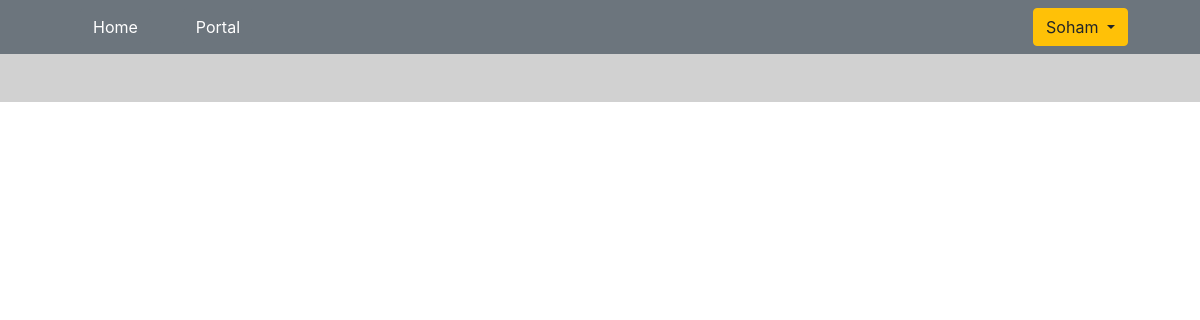
/transaction/ (signed in), run on an earlier commit of the app's database.
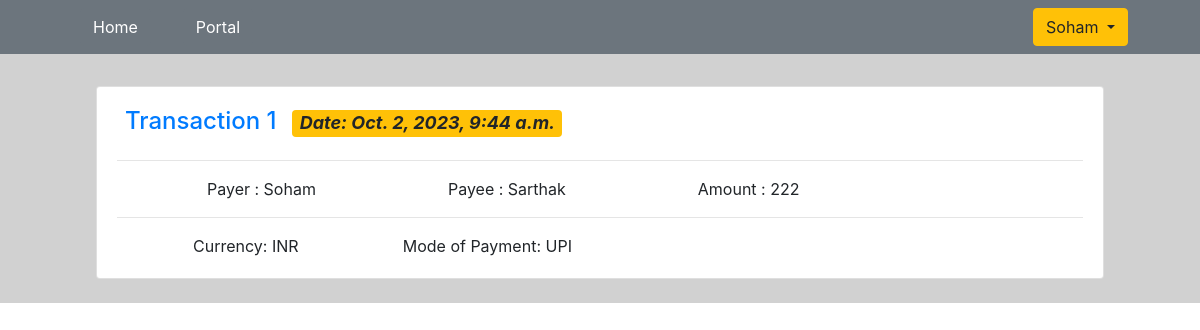
And on a later commit of the database.
### Donation_Portal/models.py (models this page shows)
class Transaction(models.Model):
    sender = models.ForeignKey(User, on_delete=models.CASCADE, related_name='sender')
    reciver = models.ForeignKey(User, on_delete=models.CASCADE, related_name='reciver')
    date = models.DateTimeField(auto_now_add=True)
    amount = models.IntegerField()
    currency = models.CharField(max_length=20)
    mode_of_payment = models.CharField(max_length=20)

### Donation_Portal/views.py (the view)
# urls.py: path('transaction/', views.TransactionView.as_view(), name='transaction'),
@method_decorator(login_required,name='dispatch')
class TransactionView(View):
    def get(self,request):
        trans = Transaction.objects.filter(sender=request.user)
        return render(request,'transaction.html',{'trans':trans,'active':'btn-primary'})

### Donation_Portal/templates/transaction.html (shortened to what this page needs)
{% extends 'base.html' %}
{% load static %}
{% block content %}
<div class="d-flex flex-column justify-content-around  pt-3 pb-3">
        {% for tr in trans  %}
        <div class="card mt-2">
            <div class="card-body">
                <h4 class="fs-19 mb-0">
                <label class="text-primary ml-2 mr-2">Transaction {{forloop.counter}}</label><span class="badge bg-warning ml-2 ms-1"><i>Date: {{tr.date}}</i></span>
                </h4>
            <hr>
            <div class="ml-4 d-flex flex-row justify-content-around w-75">
                <div>Payer : {{tr.sender | capfirst}}</div>
                <div>Payee : {{tr.reciver | capfirst}}</div>
                <div>Amount : {{tr.amount}}</div>
            </div>
            <hr>
            <div class="ml-4 d-flex flex-row justify-content-around w-50">
                <div>Currency: {{tr.currency | upper}}</div>
                <div>Mode of Payment: {{tr.mode_of_payment}}</div>
            </div>
            </div>
        </div>
        {% endfor %}
</div>
{% endblock content %}

### Donation_Portal/templates/base.html (shortened to what this page needs)
{% load static %}
<!DOCTYPE html>
<html lang="en">
<head>
    <link rel="stylesheet" href="{% static 'main.css' %}" type="text/css">
    <link rel="stylesheet" href="https://cdn.jsdelivr.net/npm/bootstrap@4.4.1/dist/css/bootstrap.min.css">
</head>
<body>
<nav class="navbar navbar-expand-lg navbar-dark bg-secondary">
<ul class="navbar-nav mr-auto ml-5">
    <li class="nav-item active ml-2 mr-2"><a class="btn btn-secondary ml-2 mr-2" href="/">Home</a></li>
    <li class="nav-item active ml-2 mr-2"><a class="btn btn-secondary ml-2 mr-2" href="/portal">Portal</a></li>
</ul>
<ul class="navbar-nav mr-5 ml-auto">
  {% if request.user.is_authenticated %}
       <div class="dropdown">
        <button class="btn btn-warning dropdown-toggle ml-2 mr-2" type="button" id="dropdownMenuButton" data-toggle="dropdown" aria-haspopup="true" aria-expanded="false">
          {{request.user.username|capfirst}}
        </button>
      </div>
  {% endif %}
</ul>
</nav>
<div class="pl-5 pr-5" style="background-color: #d1d1d1;">
  <div class="ml-5 mr-5 pt-2 pb-2" >
    {% block content %}{% endblock %}
  </div>
</div>
</body>
</html>

What changed in the data, as far as the page shows it:
added Transaction: date "Oct. 2, 2023, 9:44 a.m.", sender "Soham", reciver "Sarthak", amount "222", currency "INR", mode_of_payment "UPI"
